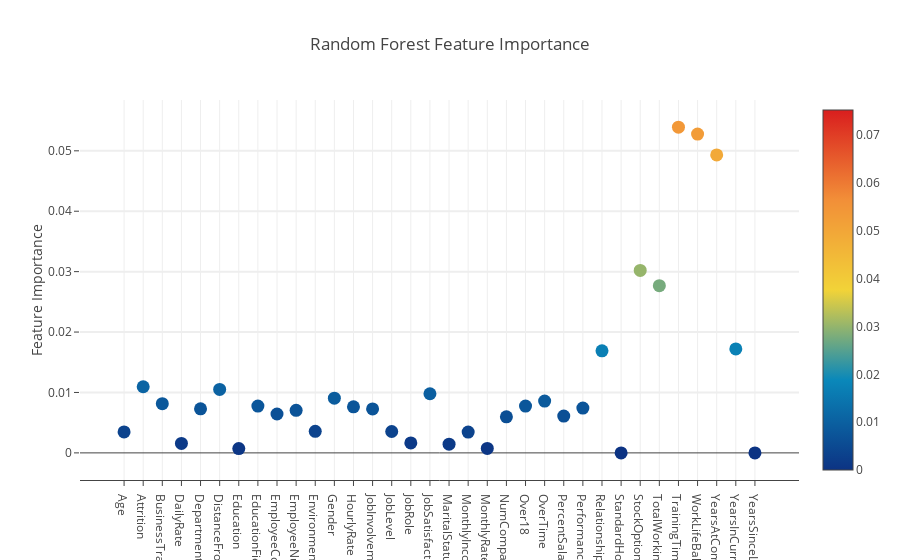

The cell this chart's notebook holds for it:
### Markdown cell above
Analyzing the Random Forest Model - Confusion Matrix

### Code cell
cm = metrics.confusion_matrix(y_test, y_pred)
print("\nConfusion Matrix")
print(pd.crosstab(y_test.ravel(), y_pred.ravel(), rownames=['True'], colnames=['Predicted'], margins=True))
sns.heatmap(cm, center=True)
graphFeaturesImportant(model, model.steps[1][1].feature_importances_)
plt.show()

### Figure 1 — Plotly figure (JSON) as saved in the notebook; plotly's stock layout.template omitted (floating-point values rounded to 4 significant figures)
{"data": [{"marker": {"color": [0.003469, 0.01095, 0.008152, 0.001559, 0.007299, 0.0105, 0.0007087, 0.007739, 0.006437, 0.007036, 0.00356, 0.009048, 0.007621, 0.007275, 0.003541, 0.001639, 0.009785, 0.001442, 0.003444, 0.0007394, 0.005975, 0.007744, 0.008567, 0.006096, 0.007416, 0.01689, 0, 0.0302, 0.02767, 0.05392, 0.05277, 0.04933, 0.01721, 0, 0.04312, 0.02901, 0.0434, 0.02115, 0.01954, 0.02521, 0.07529, 0.05013, 0.02715, 0.03368, 0.005102, 0.02244, 0, 0.02318, 0.04869, 0.02542, 0.0248, 0.03942, 0.02673, 0.02082], "colorscale": "Portland", "showscale": true, "size": 13, "sizemode": "diameter", "sizeref": 1}, "mode": "markers", "text": ["Age", "Attrition", "BusinessTravel", "DailyRate", "Department", "DistanceFromHome", "Education", "EducationField", "EmployeeCount", "EmployeeNumber", "EnvironmentSatisfaction", "Gender", "HourlyRate", "JobInvolvement", "JobLevel", "JobRole", "JobSatisfaction", "MaritalStatus", "MonthlyIncome", "MonthlyRate", "NumCompaniesWorked", "Over18", "OverTime", "PercentSalaryHike", "PerformanceRating", "RelationshipSatisfaction", "StandardHours", "StockOptionLevel", "TotalWorkingYears", "TrainingTimesLastYear", "WorkLifeBalance", "YearsAtCompany", "YearsInCurrentRole", "YearsSinceLastPromotion"], "type": "scatter", "uid": "2748017e-fcb1-4f3b-9910-b2c1e160da7e", "x": ["Age", "Attrition", "BusinessTravel", "DailyRate", "Department", "DistanceFromHome", "Education", "EducationField", "EmployeeCount", "EmployeeNumber", "EnvironmentSatisfaction", "Gender", "HourlyRate", "JobInvolvement", "JobLevel", "JobRole", "JobSatisfaction", "MaritalStatus", "MonthlyIncome", "MonthlyRate", "NumCompaniesWorked", "Over18", "OverTime", "PercentSalaryHike", "PerformanceRating", "RelationshipSatisfaction", "StandardHours", "StockOptionLevel", "TotalWorkingYears", "TrainingTimesLastYear", "WorkLifeBalance", "YearsAtCompany", "YearsInCurrentRole", "YearsSinceLastPromotion"], "y": [0.003469, 0.01095, 0.008152, 0.001559, 0.007299, 0.0105, 0.0007087, 0.007739, 0.006437, 0.007036, 0.00356, 0.009048, 0.007621, 0.007275, 0.003541, 0.001639, 0.009785, 0.001442, 0.003444, 0.0007394, 0.005975, 0.007744, 0.008567, 0.006096, 0.007416, 0.01689, 0, 0.0302, 0.02767, 0.05392, 0.05277, 0.04933, 0.01721, 0, 0.04312, 0.02901, 0.0434, 0.02115, 0.01954, 0.02521, 0.07529, 0.05013, 0.02715, 0.03368, 0.005102, 0.02244, 0, 0.02318, 0.04869, 0.02542, 0.0248, 0.03942, 0.02673, 0.02082]}], "layout": {"autosize": true, "hovermode": "closest", "showlegend": false, "title": {"text": "Random Forest Feature Importance"}, "xaxis": {"showgrid": true, "showline": true, "ticklen": 5, "zeroline": true}, "yaxis": {"gridwidth": 2, "showgrid": true, "ticklen": 5, "title": {"text": "Feature Importance"}, "zeroline": true}}}
